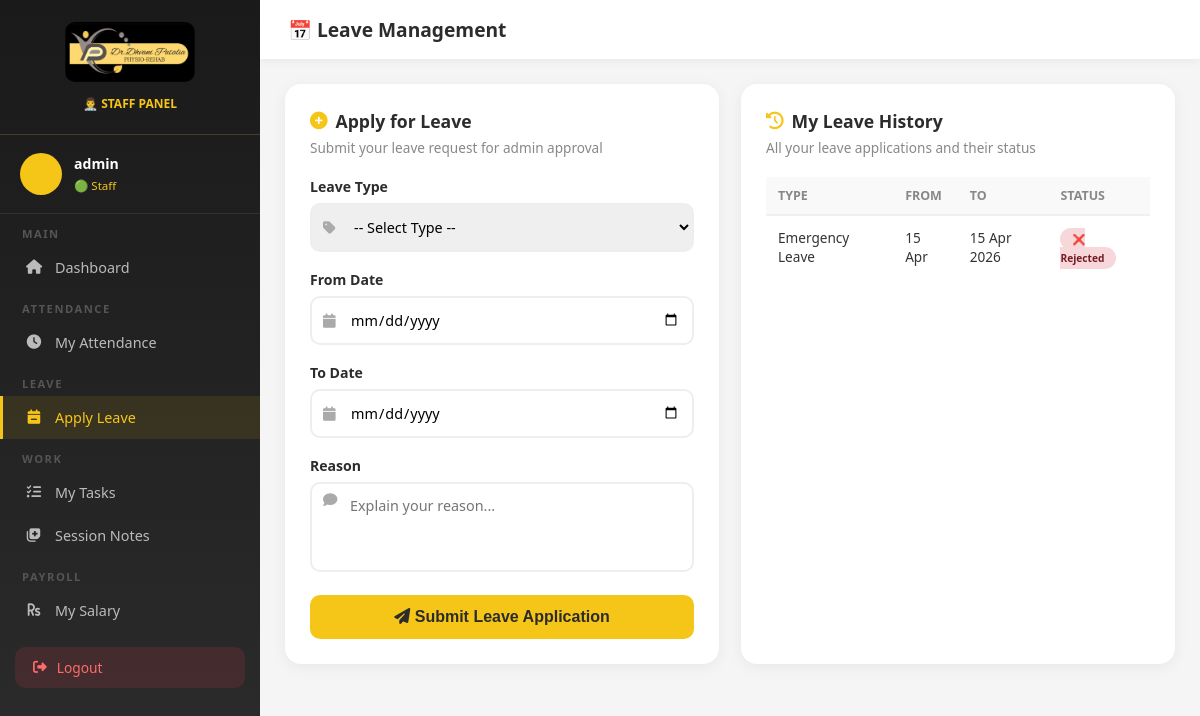
The app's page /staff-leave (signed in) with its own data.
### core/models.py (models this page shows, shortened)
class LeaveApplication(models.Model):
    LEAVE_TYPES = [
        ('sick', 'Sick Leave'),
        ('casual', 'Casual Leave'),
        ('emergency', 'Emergency Leave'),
        ('other', 'Other'),
    ]
    STATUS_CHOICES = [
        ('pending', 'Pending'),
        ('approved', 'Approved'),
        ('rejected', 'Rejected'),
    ]
    staff = models.ForeignKey(User, on_delete=models.CASCADE, related_name='leaves')
    leave_type = models.CharField(max_length=20, choices=LEAVE_TYPES)
    from_date = models.DateField()
    to_date = models.DateField()
    reason = models.TextField()
    status = models.CharField(max_length=20, choices=STATUS_CHOICES, default='pending')
    admin_note = models.TextField(blank=True)
    applied_on = models.DateTimeField(auto_now_add=True)
    updated_on = models.DateTimeField(auto_now=True)
    class Meta:
        ordering = ['-applied_on']

### core/views.py (the view, shortened to what this page needs)
# urls.py: path('staff-leave', views.staff_leave, name='staff_leave'),
@login_required(login_url='/login')
def staff_leave(request):
    if not (request.user.is_staff or hasattr(request.user, 'staff_profile')):
        return redirect('/client-dashboard')
    my_leaves = LeaveApplication.objects.filter(staff=request.user)
    return render(request, 'staff_leave.html', {
        'user': request.user,
        'my_leaves': my_leaves,
    })

### templates/staff_leave.html (shortened to what this page needs)
{% load static %}
<!DOCTYPE html>
<html lang="en">
<head>
    <link href="https://cdnjs.cloudflare.com/ajax/libs/font-awesome/6.4.0/css/all.min.css" rel="stylesheet">
</head>
<body>
    <aside class="sidebar">
        <div class="sidebar-logo">
            <img src="{% static 'images/Dhvani_Patalia.jpeg' %}" alt="Logo">
            <p>👨‍⚕️ STAFF PANEL</p>
        </div>
        <div class="sidebar-user">
            <div class="user-avatar">{{ user.first_name|first|upper }}{{ user.last_name|first|upper }}</div>
            <div class="user-info">
                <h4>{{ user.get_full_name|default:user.username }}</h4><span>🟢 Staff</span>
            </div>
        </div>
        <nav>
            <div class="nav-section">Main</div>
            <a href="/staff-dashboard" class="nav-item"><i class="fas fa-home"></i> Dashboard</a>
            <div class="nav-section">Attendance</div>
            <a href="/staff-attendance" class="nav-item"><i class="fas fa-clock"></i> My Attendance</a>
            <div class="nav-section">Leave</div>
            <a href="/staff-leave" class="nav-item active"><i class="fas fa-calendar-minus"></i> Apply Leave</a>
            <div class="nav-section">Work</div>
            <a href="/staff-tasks" class="nav-item"><i class="fas fa-tasks"></i> My Tasks</a>
            <a href="/staff-session-notes" class="nav-item"><i class="fas fa-notes-medical"></i> Session Notes</a>
            <div class="nav-section">Payroll</div>
            <a href="/staff-salary" class="nav-item"><i class="fas fa-rupee-sign"></i> My Salary</a>
        </nav>
        <a href="/logout" class="logout-btn"><i class="fas fa-sign-out-alt"></i> Logout</a>
    </aside>
    <div class="main-content">
        <div class="topbar">
            <h1>📅 Leave Management</h1>
        </div>
        <div class="dashboard-body">
            <div class="grid">
                <div class="card">
                    <h2><i class="fas fa-plus-circle"></i> Apply for Leave</h2>
                    <p>Submit your leave request for admin approval</p>
                    <form method="POST" action="/staff-leave">
                        <div class="form-group">
                            <label>Leave Type</label>
                            <div class="input-box">
                                <i class="fas fa-tag"></i>
                                <select name="leave_type" required>
                                    <option value="">-- Select Type --</option>
                                </select>
                            </div>
                        </div>
                        <div class="form-group">
                            <label>From Date</label>
                            <div class="input-box">
                                <i class="fas fa-calendar"></i>
                                <input type="date" name="from_date" required>
                            </div>
                        </div>
                        <div class="form-group">
                            <label>To Date</label>
                            <div class="input-box">
                                <i class="fas fa-calendar"></i>
                                <input type="date" name="to_date" required>
                            </div>
                        </div>
                        <div class="form-group">
                            <label>Reason</label>
                            <div class="input-box">
                                <i class="fas fa-comment" style="top:18px;"></i>
                                <textarea name="reason" placeholder="Explain your reason..." required></textarea>
                            </div>
                        </div>
                        <button type="submit" class="btn-submit">
                            <i class="fas fa-paper-plane"></i> Submit Leave Application
                        </button>
                    </form>
                </div>
                <div class="card">
                    <h2><i class="fas fa-history"></i> My Leave History</h2>
                    <p>All your leave applications and their status</p>
                    {% if my_leaves %}
                    <table>
                        <thead>
                            <tr>
                                <th>Type</th>
                                <th>From</th>
                                <th>To</th>
                                <th>Status</th>
                            </tr>
                        </thead>
                        <tbody>
                            {% for leave in my_leaves %}
                            <tr>
                                <td>{{ leave.get_leave_type_display }}</td>
                                <td>{{ leave.from_date|date:"d M" }}</td>
                                <td>{{ leave.to_date|date:"d M Y" }}</td>
                                <td>
                                    <span class="badge badge-{{ leave.status }}">
                                        {% if leave.status == 'pending' %}⏳ Pending
                                        {% elif leave.status == 'approved' %}✅ Approved
                                        {% else %}❌ Rejected{% endif %}
                                    </span>
                                </td>
                            </tr>
                            {% endfor %}
                        </tbody>
                    </table>
                    {% else %}
                    <div class="empty-state">
                        <i class="fas fa-calendar-times"></i>
                        <p>No leave applications yet</p>
                    </div>
                    {% endif %}
                </div>
            </div>
        </div>
    </div>
</body>
</html>

### templates/staff_leave.html (style rules this page uses)
* { margin: 0; padding: 0; box-sizing: border-box; }
body { font-family: 'Segoe UI', sans-serif; background: #f5f5f5; display: flex; min-height: 100vh; }
.sidebar { width: 260px; height: 100vh; position: fixed; left: 0; top: 0; background: linear-gradient(180deg, #1a1a1a, #2C2C2C); overflow-y: auto; scrollbar-width: none; }
.sidebar-logo { padding: 22px 20px; border-bottom: 1px solid rgba(245, 197, 24, 0.2); text-align: center; }
.sidebar-logo img { width: 130px; border-radius: 10px; }
.sidebar-logo p { color: #F5C518; font-size: 0.75em; margin-top: 8px; font-weight: 600; }
.sidebar-user { padding: 18px 20px; border-bottom: 1px solid rgba(255, 255, 255, 0.08); display: flex; align-items: center; gap: 12px; }
.user-avatar { width: 42px; height: 42px; background: #F5C518; border-radius: 50%; display: flex; align-items: center; justify-content: center; font-weight: 800; color: #2C2C2C; }
.user-info h4 { color: white; font-size: 0.88em; }
.user-info span { color: #F5C518; font-size: 0.72em; }
.nav-section { padding: 12px 22px 5px; color: #555; font-size: 0.7em; text-transform: uppercase; letter-spacing: 1.5px; font-weight: 700; }
.nav-item { display: flex; align-items: center; gap: 12px; padding: 12px 22px; color: #bbb; text-decoration: none; font-size: 0.9em; transition: all 0.3s; border-left: 3px solid transparent; }
.nav-item:hover, .nav-item.active { background: rgba(245, 197, 24, 0.1); color: #F5C518; border-left-color: #F5C518; }
.nav-item i { width: 18px; text-align: center; }
.logout-btn { margin: 15px; display: flex; align-items: center; gap: 10px; padding: 11px 18px; background: rgba(220, 53, 69, 0.15); color: #ff6b6b; border-radius: 10px; text-decoration: none; font-size: 0.86em; }
.main-content { margin-left: 260px; flex: 1; }
.topbar { background: white; padding: 16px 28px; display: flex; align-items: center; justify-content: space-between; box-shadow: 0 2px 10px rgba(0, 0, 0, 0.06); }
.topbar h1 { font-size: 1.2em; color: #2C2C2C; font-weight: 700; }
.dashboard-body { padding: 25px; }
.grid { display: grid; grid-template-columns: 1fr 1fr; gap: 22px; }
.card { background: white; border-radius: 16px; padding: 25px; box-shadow: 0 3px 15px rgba(0, 0, 0, 0.06); }
.card h2 { font-size: 1.1em; font-weight: 700; color: #2C2C2C; margin-bottom: 5px; display: flex; align-items: center; gap: 8px; }
.card h2 i { color: #F5C518; }
.card p { color: #888; font-size: 0.85em; margin-bottom: 20px; }
.form-group { margin-bottom: 18px; }
.form-group label { display: block; font-weight: 600; color: #2C2C2C; margin-bottom: 7px; font-size: 0.88em; }
.input-box { position: relative; }
.input-box i { position: absolute; left: 13px; top: 50%; transform: translateY(-50%); color: #aaa; font-size: 0.9em; }
.input-box input, .input-box select, .input-box textarea { width: 100%; padding: 12px 12px 12px 38px; border: 2px solid #eee; border-radius: 10px; font-size: 0.9em; outline: none; transition: all 0.3s; font-family: 'Segoe UI', sans-serif; }
.input-box textarea { height: 90px; resize: none; padding-top: 12px; }
.btn-submit { width: 100%; padding: 13px; background: #F5C518; color: #2C2C2C; border: none; border-radius: 10px; font-size: 1em; font-weight: 700; cursor: pointer; transition: all 0.3s; }
table { width: 100%; border-collapse: collapse; }
th { background: #f9f9f9; padding: 10px 12px; text-align: left; font-size: 0.78em; color: #888; font-weight: 700; text-transform: uppercase; border-bottom: 2px solid #f0f0f0; }
td { padding: 12px; font-size: 0.85em; color: #333; border-bottom: 1px solid #f5f5f5; }
tr:last-child td { border-bottom: none; }
.badge { padding: 4px 12px; border-radius: 15px; font-size: 0.75em; font-weight: 700; }
.badge-rejected { background: #f8d7da; color: #721c24; }

### records on screen
LeaveApplication: leave_type "Emergency Leave", from_date "15 Apr", to_date "15 Apr 2026", status "❌ Rejected"

### other values on screen
{{ user.get_full_name|default:user.username }} "admin"
